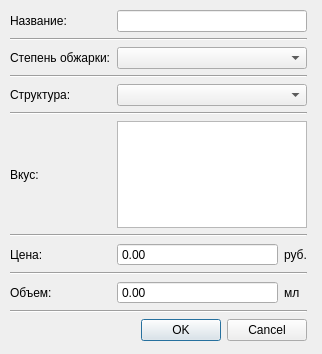
<?xml version="1.0" encoding="UTF-8"?>
<ui version="4.0">
 <class>Form</class>
 <widget class="QWidget" name="Form">
  <property name="geometry">
   <rect>
    <x>0</x>
    <y>0</y>
    <width>322</width>
    <height>354</height>
   </rect>
  </property>
  <property name="windowTitle">
   <string>Form</string>
  </property>
  <widget class="QWidget" name="gridLayoutWidget">
   <property name="geometry">
    <rect>
     <x>10</x>
     <y>10</y>
     <width>297</width>
     <height>331</height>
    </rect>
   </property>
   <layout class="QGridLayout" name="gridLayout">
    <item row="3" column="0" colspan="3">
     <widget class="Line" name="line">
      <property name="sizePolicy">
       <sizepolicy hsizetype="Minimum" vsizetype="Fixed">
        <horstretch>0</horstretch>
        <verstretch>0</verstretch>
       </sizepolicy>
      </property>
      <property name="orientation">
       <enum>Qt::Horizontal</enum>
      </property>
     </widget>
    </item>
    <item row="6" column="0">
     <widget class="QLabel" name="label_3">
      <property name="text">
       <string>Структура:</string>
      </property>
     </widget>
    </item>
    <item row="6" column="1" colspan="2">
     <widget class="QComboBox" name="comboBox_2"/>
    </item>
    <item row="4" column="1" colspan="2">
     <widget class="QComboBox" name="comboBox">
      <property name="sizePolicy">
       <sizepolicy hsizetype="Minimum" vsizetype="Fixed">
        <horstretch>0</horstretch>
        <verstretch>0</verstretch>
       </sizepolicy>
      </property>
     </widget>
    </item>
    <item row="8" column="1" colspan="2">
     <widget class="QPlainTextEdit" name="plainTextEdit"/>
    </item>
    <item row="5" column="0" colspan="3">
     <widget class="Line" name="line_2">
      <property name="orientation">
       <enum>Qt::Horizontal</enum>
      </property>
     </widget>
    </item>
    <item row="2" column="0">
     <widget class="QLabel" name="label">
      <property name="sizePolicy">
       <sizepolicy hsizetype="Maximum" vsizetype="Maximum">
        <horstretch>0</horstretch>
        <verstretch>0</verstretch>
       </sizepolicy>
      </property>
      <property name="text">
       <string>Название:</string>
      </property>
     </widget>
    </item>
    <item row="12" column="0">
     <widget class="QLabel" name="label_6">
      <property name="text">
       <string>Объем:</string>
      </property>
     </widget>
    </item>
    <item row="7" column="0" colspan="3">
     <widget class="Line" name="line_3">
      <property name="orientation">
       <enum>Qt::Horizontal</enum>
      </property>
     </widget>
    </item>
    <item row="11" column="0" colspan="3">
     <widget class="Line" name="line_5">
      <property name="orientation">
       <enum>Qt::Horizontal</enum>
      </property>
     </widget>
    </item>
    <item row="4" column="0">
     <widget class="QLabel" name="label_2">
      <property name="sizePolicy">
       <sizepolicy hsizetype="Maximum" vsizetype="Maximum">
        <horstretch>0</horstretch>
        <verstretch>0</verstretch>
       </sizepolicy>
      </property>
      <property name="text">
       <string>Степень обжарки:</string>
      </property>
     </widget>
    </item>
    <item row="2" column="1" colspan="2">
     <widget class="QLineEdit" name="lineEdit">
      <property name="sizePolicy">
       <sizepolicy hsizetype="Minimum" vsizetype="Fixed">
        <horstretch>0</horstretch>
        <verstretch>0</verstretch>
       </sizepolicy>
      </property>
     </widget>
    </item>
    <item row="10" column="0">
     <widget class="QLabel" name="label_5">
      <property name="text">
       <string>Цена:</string>
      </property>
     </widget>
    </item>
    <item row="10" column="2">
     <widget class="QLabel" name="label_8">
      <property name="sizePolicy">
       <sizepolicy hsizetype="Maximum" vsizetype="Preferred">
        <horstretch>0</horstretch>
        <verstretch>0</verstretch>
       </sizepolicy>
      </property>
      <property name="text">
       <string>руб.</string>
      </property>
     </widget>
    </item>
    <item row="8" column="0">
     <widget class="QLabel" name="label_4">
      <property name="text">
       <string>Вкус:</string>
      </property>
     </widget>
    </item>
    <item row="12" column="1">
     <widget class="QDoubleSpinBox" name="doubleSpinBox_2">
      <property name="buttonSymbols">
       <enum>QAbstractSpinBox::NoButtons</enum>
      </property>
      <property name="maximum">
       <double>999999999999.000000000000000</double>
      </property>
     </widget>
    </item>
    <item row="12" column="2">
     <widget class="QLabel" name="label_7">
      <property name="text">
       <string>мл</string>
      </property>
     </widget>
    </item>
    <item row="9" column="0" colspan="3">
     <widget class="Line" name="line_4">
      <property name="orientation">
       <enum>Qt::Horizontal</enum>
      </property>
     </widget>
    </item>
    <item row="10" column="1">
     <widget class="QDoubleSpinBox" name="doubleSpinBox">
      <property name="buttonSymbols">
       <enum>QAbstractSpinBox::NoButtons</enum>
      </property>
      <property name="maximum">
       <double>999999999.000000000000000</double>
      </property>
     </widget>
    </item>
    <item row="14" column="0" colspan="3">
     <widget class="QDialogButtonBox" name="buttonBox">
      <property name="standardButtons">
       <set>QDialogButtonBox::Cancel|QDialogButtonBox::Ok</set>
      </property>
     </widget>
    </item>
    <item row="13" column="0" colspan="3">
     <widget class="Line" name="line_6">
      <property name="orientation">
       <enum>Qt::Horizontal</enum>
      </property>
     </widget>
    </item>
   </layout>
  </widget>
 </widget>
 <resources/>
 <connections/>
</ui>
